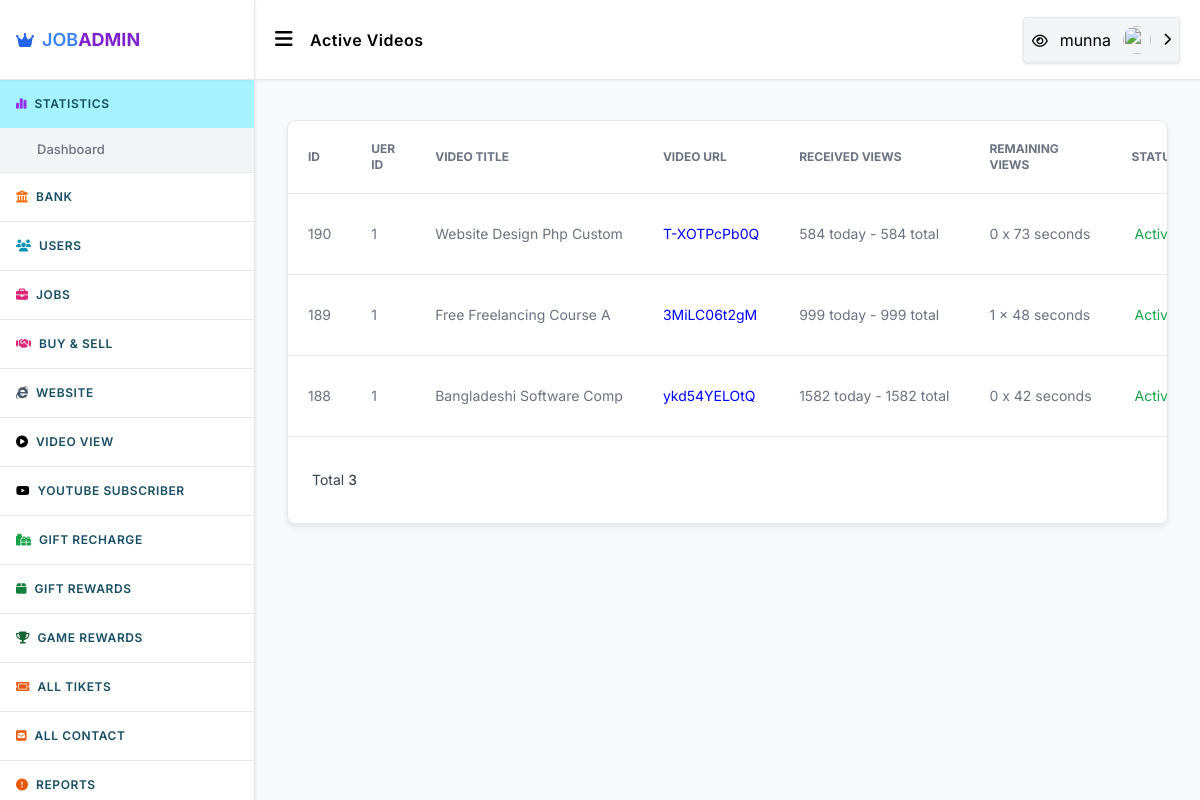
Screenshot of /admin/active-videos.php (signed in) with the database file from the repository.
### tables this page shows
CREATE TABLE `users` (
  `id` int(11) UNSIGNED NOT NULL,
  `mobile` varchar(55) NOT NULL,
  `fullname` varchar(25) NOT NULL,
  `email` varchar(255) NOT NULL,
  `password` varchar(128) NOT NULL,
  `coins` decimal(10,2) NOT NULL DEFAULT 0.00,
  `image` varchar(999) NOT NULL,
  `totalarn` decimal(10,2) NOT NULL,
  `admin` smallint(3) UNSIGNED NOT NULL DEFAULT 0,
  `country` varchar(255) NOT NULL,
  `address` varchar(999) NOT NULL,
  `city` varchar(500) NOT NULL,
  `zipcod` varchar(50) NOT NULL,
  `datebirth` varchar(55) NOT NULL,
  `facebook` text NOT NULL,
  `twiter` varchar(999) NOT NULL,
  `reg_time` int(11) UNSIGNED NOT NULL DEFAULT 0,
  `last_activity` int(11) UNSIGNED NOT NULL DEFAULT 0,
  `ref` int(11) UNSIGNED NOT NULL DEFAULT 0,
  `reg_ip` varchar(64) NOT NULL DEFAULT '0',
  `log_ip` varchar(64) NOT NULL,
  `activate` varchar(32) NOT NULL DEFAULT '0',
  `disabled` smallint(1) UNSIGNED NOT NULL DEFAULT 0
);

CREATE TABLE `vad_videos` (
  `id` int(11) UNSIGNED NOT NULL,
  `user_id` int(11) UNSIGNED NOT NULL DEFAULT 0,
  `video_id` varchar(255) NOT NULL,
  `title` varchar(255) NOT NULL,
  `visits` int(11) NOT NULL DEFAULT 0,
  `today_clicks` int(11) NOT NULL DEFAULT 0,
  `daily_clicks` int(11) NOT NULL DEFAULT 0,
  `status` smallint(2) NOT NULL DEFAULT 0,
  `ad_pack` int(11) NOT NULL DEFAULT 2,
  `clickneed` int(11) UNSIGNED NOT NULL DEFAULT 0,
  `tim` int(11) NOT NULL,
  `coins` decimal(8,2) NOT NULL,
  `time` int(11) UNSIGNED NOT NULL DEFAULT 0
);

### admin/active-videos.php (the view, shortened to what the rows shown need)
<?php
  require_once"common/header.php";
  if(isset($_GET['strt'])&& is_numeric($_GET['strt'])){
  $start=$_GET['strt'];
  }else{
    $start=0;
  }
  $video=_getAllData($db,"SELECT * FROM vad_videos WHERE status=1 ORDER BY id DESC LIMIT $start,25");
?>
<div class="x_container space-y-10 py-10">
    <div class="flex flex-col rounded-lg shadow-md border border-[
        ] shadow-gray-200 bg-white">
        <div class="overflow-x-auto rounded-lg">
            <div class="inline-block min-w-full align-middle">
                <div class="overflow-auto bg-white">
                    <table class="min-w-full divide-y divide-gray-200 table-fixed">
                        <thead class="bg-white">
                            <tr>
                                <th scope="col"
                                    class="p-4 text-xs font-medium text-left text-gray-500 uppercase lg:p-5"> ID </th>
                                <th scope="col"
                                    class="p-4 text-xs font-medium text-left text-gray-500 uppercase lg:p-5"> Uer ID
                                </th>
                                <th scope="col"
                                    class="p-4 text-xs font-medium text-left text-gray-500 uppercase lg:p-5"> Video
                                    Title
                                </th>
                                <th scope="col"
                                    class="p-4 text-xs font-medium text-left text-gray-500 uppercase lg:p-5">
                                    Video Url </th>
                                <th scope="col"
                                    class="p-4 text-xs font-medium text-left text-gray-500 uppercase lg:p-5"> Received
                                    Views </th>
                                <th scope="col"
                                    class="p-4 text-xs font-medium text-left text-gray-500 uppercase lg:p-5">
                                    Remaining Views </th>
                                <th scope="col"
                                    class="p-4 text-xs font-medium text-left text-gray-500 uppercase lg:p-5"> Status
                                </th>
                            </tr>
                        </thead>
                        <tbody class="bg-white divide-y divide-gray-200">
                            <?php foreach($video as $v){ ?>
                            <tr class="hover:bg-gray-100">
                                <td class="p-4 text-sm font-normal text-gray-500 whitespace-nowrap lg:p-5">
                                    <?= $v['id'] ?></td>
                                <td class="p-4 text-sm font-normal text-gray-500 whitespace-nowrap lg:p-5">
                                    <?= $v['user_id'] ?> </td>
                                <td class="p-4 text-sm font-normal text-gray-500 whitespace-nowrap lg:p-5">
                                    <?= substr($v['title'], 0, 25); ?>
                                </td>
                                <td class="p-4 text-sm font-normal text-gray-500 whitespace-nowrap lg:p-5">
                                    <a href="https://www.youtube.com/watch?v=<?= $v['video_id'] ?>" target="_blank"
                                        style="color: blue;"><?= $v['video_id'] ?></a>
                                </td>
                                <td class="p-4 text-sm font-normal text-gray-500 whitespace-nowrap lg:p-5">
                                    <?= $v['today_clicks'] ?> today - <?= $v['visits'] ?> total
                                </td>
                                <td class="p-4 text-sm font-normal text-gray-500 whitespace-nowrap lg:p-5">
                                    <?= $v['clickneed'] ?> x <?= $v['tim'] ?> seconds </td>
                                <td class="p-4 text-sm font-normal text-gray-500 whitespace-nowrap lg:p-5">
                                    <div class="flex items-center justify-center">
                                        <p class="text-green-600">Active</p>
                                    </div>
                                </td>
                            </tr>
                            <?php } ?>
                        </tbody>
                    </table>
                </div>
            </div>
        </div>
    </div>
</div>
</div>
</main>
</body>
</html>

### admin/common/header.php (shortened to what the rows shown need)
<?php
	require_once"../system/functions.php";
?>
<!DOCTYPE html>
<html lang="en">
<head>
    <link rel="stylesheet" href="css/styles.css">
    <link rel="stylesheet" href="../assets/css/jquery-confirm.min.css">
    <link rel="stylesheet" href="css/styles.css">
</head>
<body>
    <main class="flex p-0 m-0 justify-between w-full h-screen overflow-hidden">
        <div class="w-full h-screen overflow-auto">
            <header class="h-20 bg-white z-40 sticky top-0 left-0 right-0 shadow-sm border-b">
                <div class="h-full flex items-center relative justify-between px-5 xl:px-10">
                    <div class="flex items-center justify-center gap-x-3 sm:gap-x-4">
                        <div class="relative w-fit z-50"><button type="button"
                                class="header_options_toggler w-full p-2 rounded bg-gray-100 shadow border flex items-center justify-center gap-x-3">
                                <a target="_blank" href="https://joblessbd.com/">
                                    <span class="text-sm font-medium"><i class="fa fa-eye"></i></span></a>
                                <span>
                                    <?= $data['fullname'] ?> </span><img class="h-7 w-7 rounded-full"
                                    src="https://firebasestorage.googleapis.com/v0/b/bs-game-topup.appspot.com/o/images%2Fimages.png?alt=media&amp;token=f46fd874-00f4-48fe-a8ac-c43abf380491"
                                    alt=""> <small class="header_options_icon transition-all transform"><i
                                        class="fa-solid fa-chevron-right"></i></small>
                            </button>
                        </div>
                    </div>
                </div>
            </header>

### rows the page displays
users: fullname "munna"
vad_videos: id "190", user "1", title "Website Design Php Custom", video "T-XOTPcPb0Q", today_clicks "584", visits "584", clickneed "0", tim "73"
vad_videos: id "189", user "1", title "Free Freelancing Course A", video "3MiLC06t2gM", today_clicks "999", visits "999", clickneed "1", tim "48"
vad_videos: id "188", user "1", title "Bangladeshi Software Comp", video "ykd54YELOtQ", today_clicks "1582", visits "1582", clickneed "0", tim "42"

### other values shown
$config['site_name'] "JOB"
count($video) "3"
